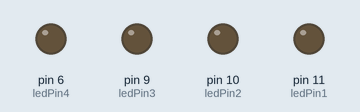
A sketch run on a simulated Arduino Uno, built with avr-gcc and run on an emulated ATmega328P. Parts: output pins drawn as LEDs (lit = HIGH).

Above: at 0.15 s.
Timing chart, 0 to 1.6 s (numbered marks = the images above):
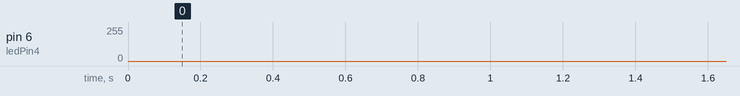

The sketch:

demo_ino.ino
```cpp
int i = 0;
int x = 0;
int y = 1;


int ledPin1 = 11;
int ledPin2 = 10;
int ledPin3 = 9;
int ledPin4 = 6;
int ledLevel = 0;

void setup()
{
  pinMode(ledPin1,OUTPUT);
  pinMode(ledPin2,OUTPUT);
  pinMode(ledPin3,OUTPUT);
  pinMode(ledPin4,OUTPUT);
}


void loop()
{
   for(i=0;i<=10000;i++){
      if(x>=0 && x<255){
     ledLevel = ledLevel + 1;
     x = x+1;

   if(y==1)analogWrite(ledPin1, ledLevel);
   if(y==2)analogWrite(ledPin2, ledLevel);
   if(y==3)analogWrite(ledPin3, ledLevel);
   if(y==4)analogWrite(ledPin4, ledLevel);
   delay(1);}
       if(x>=255){
       ledLevel = ledLevel - 1;
       x=x+1;
       if(y==1)analogWrite(ledPin1, ledLevel);
   if(y==2)analogWrite(ledPin2, ledLevel);
   if(y==3)analogWrite(ledPin3, ledLevel);
   if(y==4)analogWrite(ledPin4, ledLevel);

       if(ledLevel==0){
       x=0;
       y=y+1;
       if(y>4){y=1;}
       }
       }
   }


}
```
